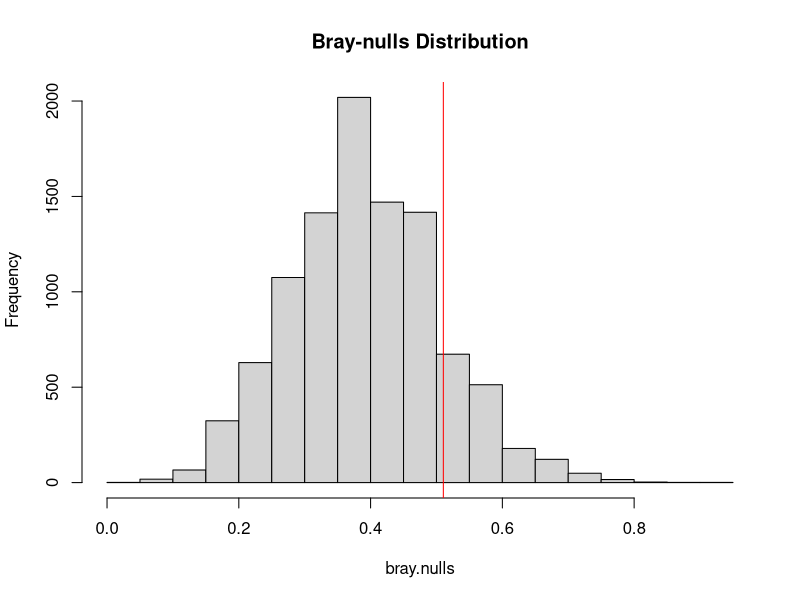

Reproduce this figure in R.
## ----setup, include=FALSE-----------------------------------------------------
knitr::opts_chunk$set(echo = TRUE)

## -----------------------------------------------------------------------------
suppressMessages(library(vegan))
data("dune")
comm <- dune
comm <- comm[1:5, ]
comm <- comm[ , colSums(comm)>0]
comm <- comm[ , 1:8]
comm

## -----------------------------------------------------------------------------
x1 <- nullmodel(comm, "c0_ind")
x2 <- simulate(x1, nsim = 999)
x2

## -----------------------------------------------------------------------------
x2[ , , 1]

## -----------------------------------------------------------------------------
colSums(comm)
colSums(x2[ , , 1])

## -----------------------------------------------------------------------------
sum(comm)
sum(x2[ , , 1])

sum(colSums(comm)>0)
sum(colSums(x2[ , , 1])>0)

## -----------------------------------------------------------------------------
all(apply(x2, 3, colSums)>0)

## -----------------------------------------------------------------------------
rowSums(comm)
rowSums(x2[ , , 1])

## -----------------------------------------------------------------------------
bray.obs <- mean(vegdist(comm, "bray"))
bray.nulls <- apply(x2, 3, vegdist, "bray")
bray.exptd <- mean(bray.nulls)
bray.expt.sd <- sd(bray.nulls)
ses <- (bray.obs - bray.exptd)/bray.expt.sd
bray.obs
bray.exptd
bray.expt.sd
ses

## -----------------------------------------------------------------------------
hist(bray.nulls, main = "Bray-nulls Distribution")
abline(v = bray.obs, col = "red")
# Find the probablility that the observed mean bray distance
# is not significantly different from the expected mean bray distance.
rank.1 <- rank(c(bray.obs, bray.nulls))[1]
p.val <- rank.1/(length(bray.nulls)+1)
p.val

## -----------------------------------------------------------------------------
mean.bray <- function(x) mean(vegdist(x, "bray"))
rslt <- oecosimu(comm, mean.bray, method = "c0_ind", nsimul = 999)
rslt

